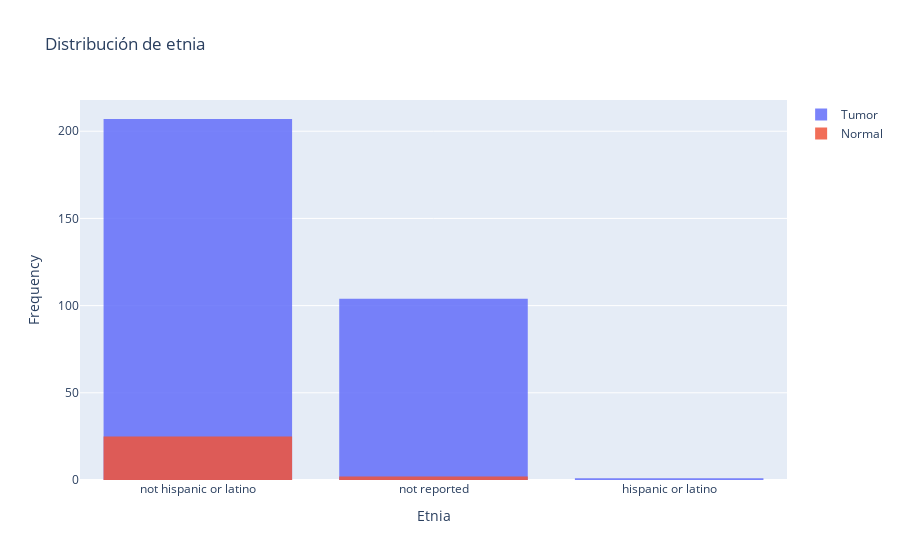

Here is the notebook cell this chart was saved with:
### Code cell
histograms_comparison({'Tumor':tumor_samples['etnia'], 'Normal':normal_samples['etnia']},
                     'Distribución de etnia', 'Etnia')

### Figure 1 — Plotly figure (JSON) as saved in the notebook; plotly's stock layout.template omitted (floating-point values rounded to 4 significant figures; data arrays with more than 128 entries replaced by an {"elided": "..."} marker saying what was removed)
{"data": [{"name": "Tumor", "opacity": 0.85, "type": "histogram", "x": {"elided": "312 str values"}}, {"name": "Normal", "opacity": 0.85, "type": "histogram", "x": ["not hispanic or latino", "not reported", "not hispanic or latino", "not hispanic or latino", "not hispanic or latino", "not hispanic or latino", "not hispanic or latino", "not hispanic or latino", "not hispanic or latino", "not hispanic or latino", "not hispanic or latino", "not hispanic or latino", "not hispanic or latino", "not hispanic or latino", "not hispanic or latino", "not hispanic or latino", "not reported", "not hispanic or latino", "not hispanic or latino", "not hispanic or latino", "not hispanic or latino", "not hispanic or latino", "not hispanic or latino", "not hispanic or latino", "not hispanic or latino", "not hispanic or latino", "not hispanic or latino"]}], "layout": {"barmode": "overlay", "title": {"text": "Distribución de etnia"}, "xaxis": {"title": {"text": "Etnia"}}, "yaxis": {"title": {"text": "Frequency"}}}}
